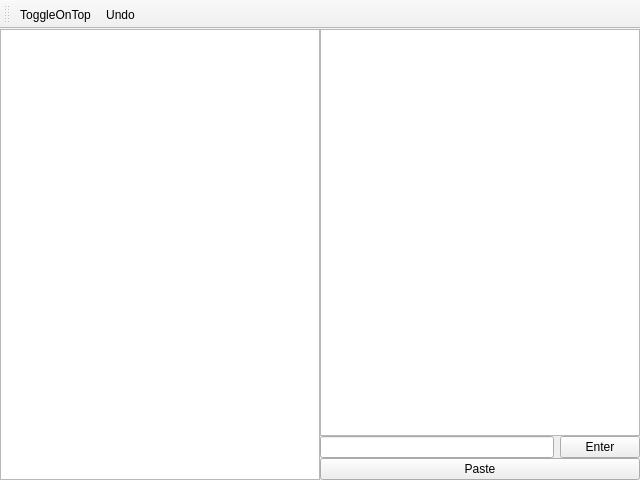
<?xml version="1.0" encoding="UTF-8"?>
<ui version="4.0">
 <class>MainWindow</class>
 <widget class="QMainWindow" name="MainWindow">
  <property name="geometry">
   <rect>
    <x>0</x>
    <y>0</y>
    <width>640</width>
    <height>480</height>
   </rect>
  </property>
  <property name="windowTitle">
   <string>MainWindow</string>
  </property>
  <widget class="QWidget" name="centralWidget">
   <layout class="QHBoxLayout" name="horizontalLayout_3">
    <property name="spacing">
     <number>0</number>
    </property>
    <property name="leftMargin">
     <number>0</number>
    </property>
    <property name="topMargin">
     <number>0</number>
    </property>
    <property name="rightMargin">
     <number>0</number>
    </property>
    <property name="bottomMargin">
     <number>0</number>
    </property>
    <item>
     <widget class="QListView" name="fileList">
      <property name="maximumSize">
       <size>
        <width>320</width>
        <height>16777215</height>
       </size>
      </property>
     </widget>
    </item>
    <item>
     <widget class="QWidget" name="widget" native="true">
      <layout class="QVBoxLayout" name="verticalLayout">
       <property name="spacing">
        <number>0</number>
       </property>
       <property name="leftMargin">
        <number>0</number>
       </property>
       <property name="topMargin">
        <number>0</number>
       </property>
       <property name="rightMargin">
        <number>0</number>
       </property>
       <property name="bottomMargin">
        <number>0</number>
       </property>
       <item>
        <widget class="QPlainTextEdit" name="logViewer"/>
       </item>
       <item>
        <layout class="QHBoxLayout" name="horizontalLayout">
         <item>
          <widget class="QLineEdit" name="lineEdit"/>
         </item>
         <item>
          <widget class="QPushButton" name="enterButton">
           <property name="text">
            <string>Enter</string>
           </property>
          </widget>
         </item>
        </layout>
       </item>
       <item>
        <widget class="QPushButton" name="Enter">
         <property name="text">
          <string>Paste</string>
         </property>
        </widget>
       </item>
      </layout>
     </widget>
    </item>
   </layout>
  </widget>
  <widget class="QMenuBar" name="menuBar">
   <property name="geometry">
    <rect>
     <x>0</x>
     <y>0</y>
     <width>640</width>
     <height>21</height>
    </rect>
   </property>
  </widget>
  <widget class="QToolBar" name="mainToolBar">
   <attribute name="toolBarArea">
    <enum>TopToolBarArea</enum>
   </attribute>
   <attribute name="toolBarBreak">
    <bool>false</bool>
   </attribute>
   <addaction name="actionToggleOnTop"/>
   <addaction name="actionUndo"/>
  </widget>
  <action name="actionToggleOnTop">
   <property name="text">
    <string>ToggleOnTop</string>
   </property>
  </action>
  <action name="actionUndo">
   <property name="text">
    <string>Undo</string>
   </property>
  </action>
 </widget>
 <layoutdefault spacing="6" margin="11"/>
 <resources/>
 <connections/>
</ui>
